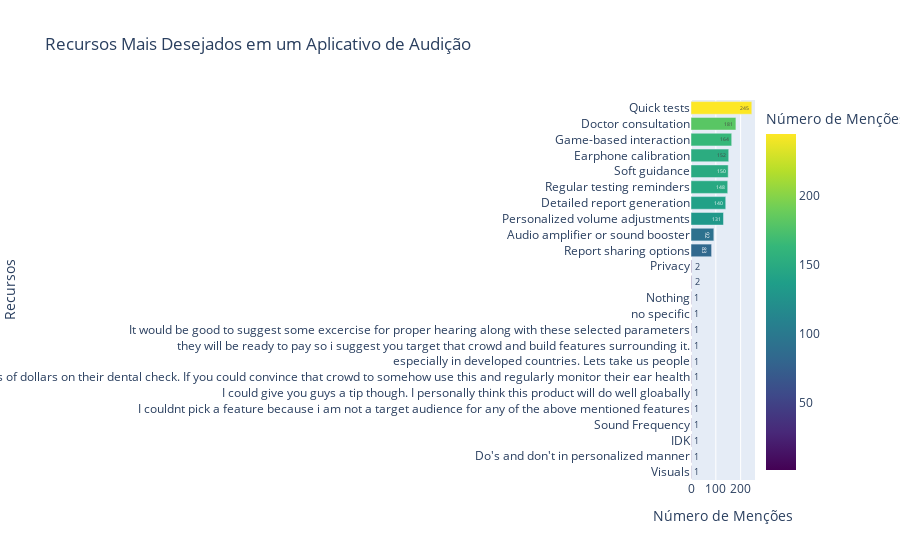

The code cell stored with this chart in its notebook:
### Code cell
# --- Preparação dos Dados ---
# 1. Remover linhas onde a coluna de features está vazia (NaN)
features_series = df['Desired_App_Features'].dropna()
# 2. Separar as features que estão na mesma string por ', '
#    O .str.split() cria uma lista de features para cada linha
# 3. Usar .explode() para transformar cada item da lista em sua própria linha
features_exploded = features_series.str.split(', ').explode()
# 4. Remover espaços em branco no início/fim de cada feature
features_exploded = features_exploded.str.strip()
# 5. Contar a frequência de cada feature
feature_counts = features_exploded.value_counts().reset_index()
feature_counts.columns = ['Recurso', 'Número de Menções']
# --- Fim da Preparação ---


# Criar o gráfico de barras horizontais
fig = px.bar(
    feature_counts,
    x='Número de Menções',
    y='Recurso',
    orientation='h',
    title='Recursos Mais Desejados em um Aplicativo de Audição',
    text_auto=True,
    labels={'Recurso': 'Recursos', 'Número de Menções': 'Número de Menções'},
    color='Número de Menções',
    color_continuous_scale=px.colors.sequential.Viridis
)

# Ordenar as barras
fig.update_yaxes(categoryorder='total ascending')

### Figure 1 — Plotly figure (JSON) as saved in the notebook; plotly's stock layout.template omitted (floating-point values rounded to 4 significant figures)
{"data": [{"alignmentgroup": "True", "hovertemplate": "Número de Menções=%{marker.color}<br>Recursos=%{y}<extra></extra>", "legendgroup": "", "marker": {"color": [245, 181, 164, 152, 150, 148, 140, 131, 92, 83, 2, 2, 1, 1, 1, 1, 1, 1, 1, 1, 1, 1, 1, 1], "coloraxis": "coloraxis", "pattern": {"shape": ""}}, "name": "", "offsetgroup": "", "orientation": "h", "showlegend": false, "textposition": "auto", "texttemplate": "%{x}", "type": "bar", "x": [245, 181, 164, 152, 150, 148, 140, 131, 92, 83, 2, 2, 1, 1, 1, 1, 1, 1, 1, 1, 1, 1, 1, 1], "xaxis": "x", "y": ["Quick tests", "Doctor consultation", "Game-based interaction", "Earphone calibration", "Soft guidance", "Regular testing reminders", "Detailed report generation", "Personalized volume adjustments", "Audio amplifier or sound booster", "Report sharing options", "", "Privacy", "Visuals", "Do's and don't in personalized manner", "IDK", "Sound Frequency", "I couldnt pick a feature because i am not a target audience for any of the above mentioned features", "I could give you guys a tip though. I personally think this product will do well gloabally", "they spend 100s of dollars on their dental check. If you could convince that crowd to somehow use this and regularly monitor their ear health", "especially in developed countries. Lets take us people", "they will be ready to pay so i suggest you target that crowd and build features surrounding it.", "It would be good to suggest some excercise for proper hearing along with these selected parameters", "no specific", "Nothing"], "yaxis": "y"}], "layout": {"barmode": "relative", "coloraxis": {"colorbar": {"title": {"text": "Número de Menções"}}, "colorscale": [[0, "#440154"], [0.1111, "#482878"], [0.2222, "#3e4989"], [0.3333, "#31688e"], [0.4444, "#26828e"], [0.5556, "#1f9e89"], [0.6667, "#35b779"], [0.7778, "#6ece58"], [0.8889, "#b5de2b"], [1, "#fde725"]]}, "legend": {"tracegroupgap": 0}, "title": {"text": "Recursos Mais Desejados em um Aplicativo de Audição"}, "xaxis": {"anchor": "y", "domain": [0, 1], "title": {"text": "Número de Menções"}}, "yaxis": {"anchor": "x", "categoryorder": "total ascending", "domain": [0, 1], "title": {"text": "Recursos"}}}}
